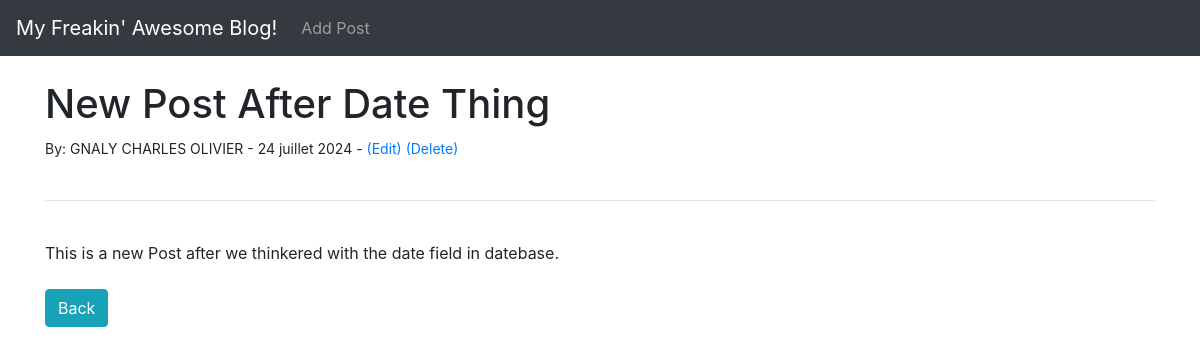
Screenshot of /article/8 with the database file from the repository.
### theblog/models.py (models this page shows, shortened)
class Post(models.Model):
    title = models.CharField(max_length=255)
    title_tag = models.CharField(max_length=255)
    author = models.ForeignKey(User, on_delete= models.CASCADE)
    body = models.TextField()
    post_date = models.DateField(auto_now_add=True)

### theblog/views.py (the view)
# urls.py: path('article/<int:pk>', ArticleDetailView.as_view(), name="article-detail"),
class ArticleDetailView(DetailView):
    model = Post
    template_name = 'article_details.html'

### theblog/templates/article_details.html (shortened to what this page needs)
{% extends "base.html" %}
{% block content  %}
<h1>{{ post.title}}</h1>
<small>By:
            {{ post.author.first_name}} -
            {{ post.post_date }} -
    <a href="{% url 'update_post' post.pk %}"> (Edit) </a>
    <a href="{% url 'delete_post' post.pk %}"> (Delete) </a> <br/>
</small></br>
<hr>
{{ post.body }}
<br/><br/>
<a href="{% url 'home' %}" class="btn btn-info">Back</a>
{% endblock  %}

### rows the page displays
Post: title "New Post After Date Thing", author.first_name "GNALY CHARLES OLIVIER", post_date "24 juillet 2024", body "This is a new Post after we thinkered with the date field in datebase."
